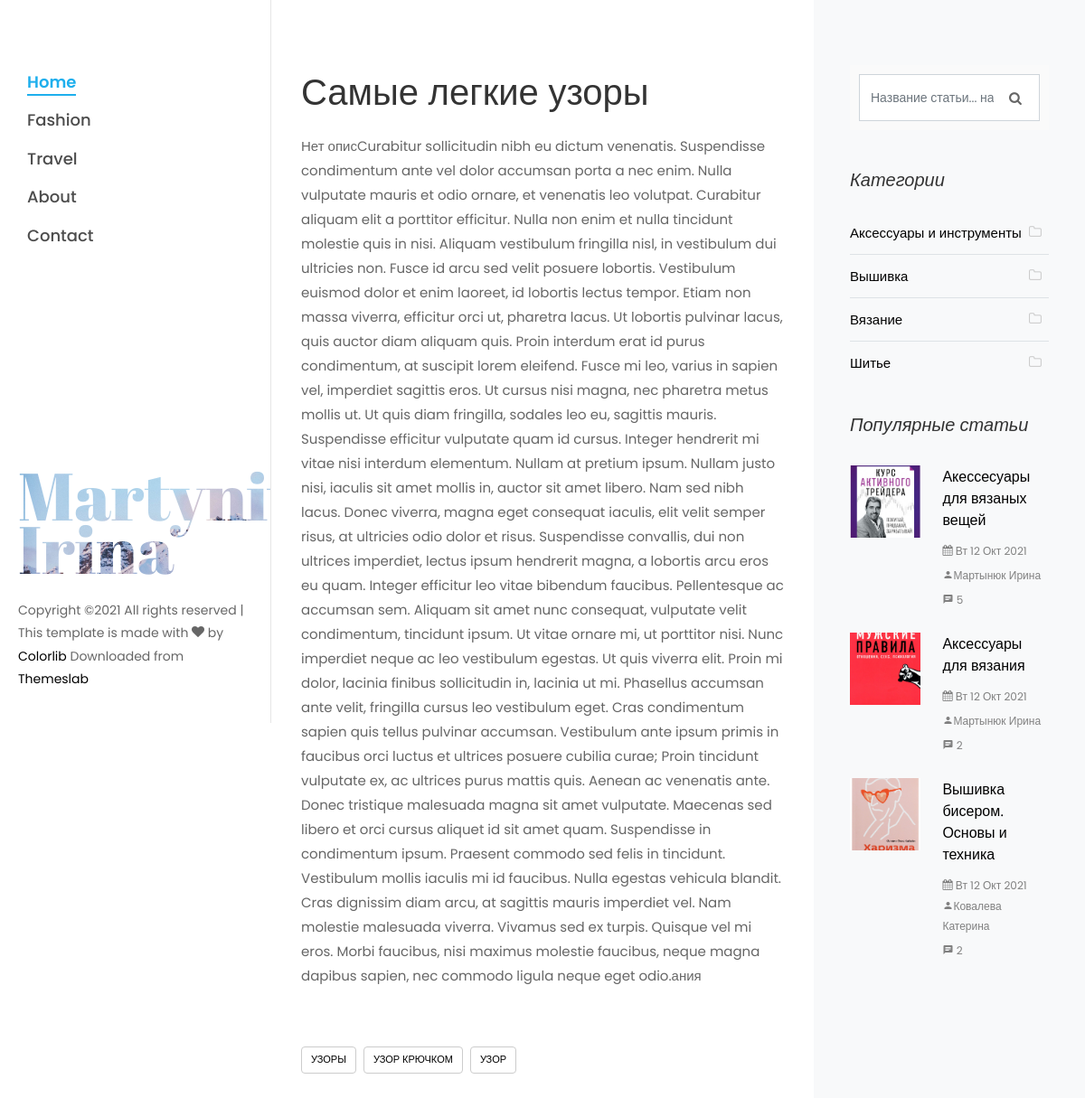
Page /samye-legkie-uzory/ (upper part) on the earlier database version.
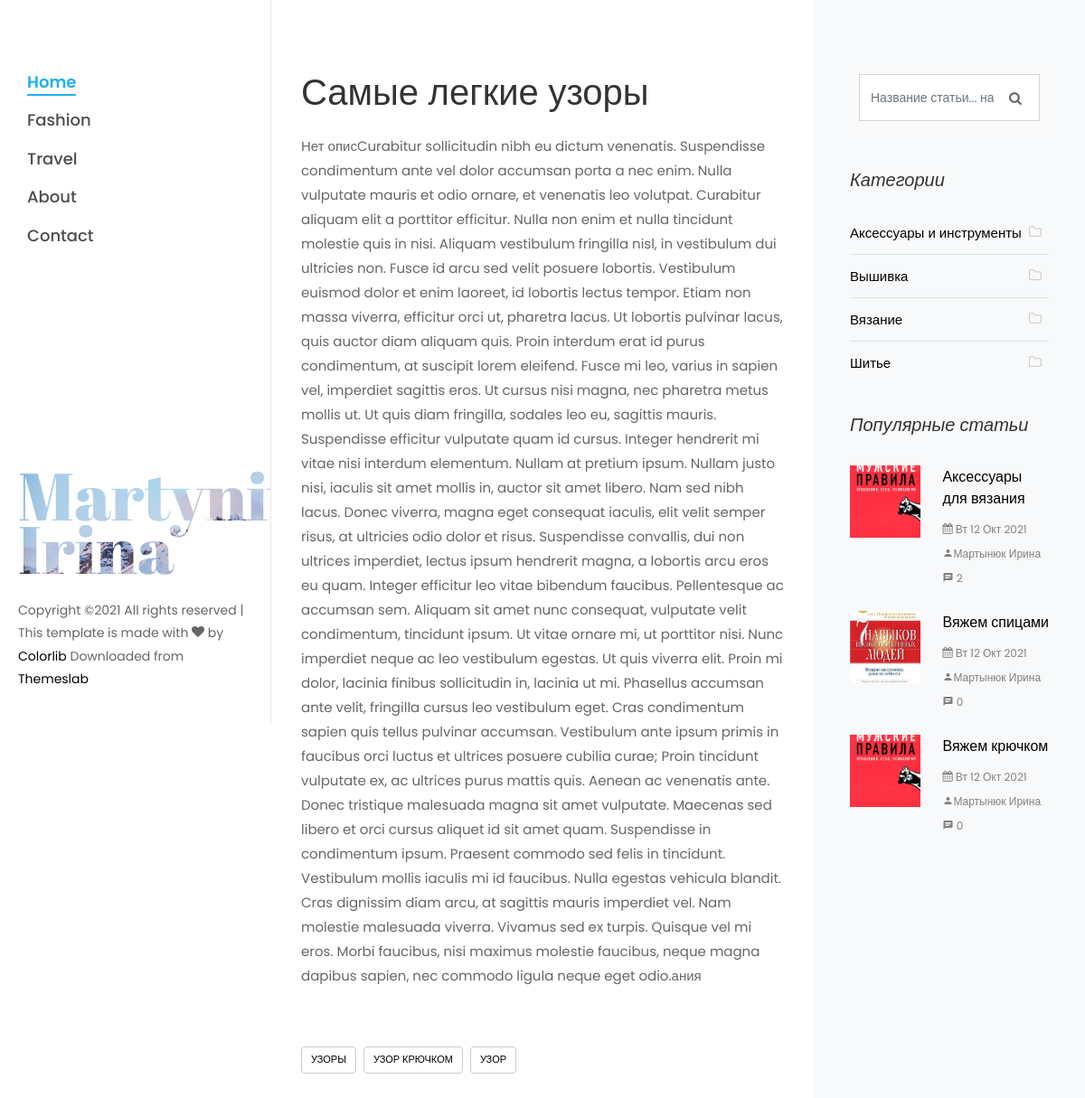
Same page on the later database version.
### blog_app/models.py (models this page shows, shortened)
class Category(models.Model):
    name = models.CharField(max_length=150, blank=False, db_index=True, verbose_name='Наименование')
    slug = models.SlugField(max_length=150, unique=True, blank=False, db_index=True)
    created_at = models.DateTimeField(auto_now_add=True, verbose_name='Дата создания')
    updated_at = models.DateTimeField(auto_now=True, verbose_name='Дата обновления')
    class Meta:
        ordering = ('name',)
        verbose_name = 'Категория'
        verbose_name_plural = 'Категории'
    def get_absolute_url(self):
        return reverse('article_category_list', kwargs={'slug': self.slug})

class Article(models.Model):
    title = models.CharField(max_length=256, blank=False, verbose_name='Название')
    category = models.ForeignKey('Category', on_delete=models.CASCADE, verbose_name='Категория')
    slug = models.SlugField(max_length=256, db_index=True)
    short_content = models.TextField(verbose_name='Краткое описание', max_length=300, default='Нет описания')
    content = models.TextField(blank=True, default='Нет описания', verbose_name='Текст статьи')
    created_at = models.DateTimeField(auto_now_add=True, verbose_name='Дата публикации')
    updated_at = models.DateTimeField(auto_now=True, verbose_name='Дата обновления')
    image = models.ImageField(upload_to='blog_images/%Y/%m/%d', verbose_name='Изображение', blank=True)
    draft = models.BooleanField(verbose_name='Черновик', default=False)
    author = models.CharField(verbose_name='Автор', blank=False, max_length=150)
    tags = TaggableManager()
    class Meta:
        ordering = ('-created_at',)
        verbose_name = 'Статья'
        verbose_name_plural = 'Статьи'
    def get_absolute_url(self):
        return reverse('article_detail', kwargs={'slug': self.slug})
    def get_review(self):
        return self.reviews_set.filter(parent__isnull=True)  # вернет только родительские отзывы статьи

### blog_app/views.py (the view)
# urls.py: path('<slug:slug>/', views.ArticleDetailView.as_view(), name="article_detail"),
class ArticleDetailView(DetailView):
    model = Article
    slug_field = 'slug'
    template_name = 'blog_detail.html'

### email_contact/forms.py
class ContactForm(forms.ModelForm):
    class Meta:
        model = Contact
        fields = ('email', )
        widgets = {
            'email': forms.TextInput(
                attrs={
                    'class': 'form-control',
                    'placeholder': 'Введите Ваш email'
                }
            )
        }
        labels = {
            'email': ''
        }

### blog_app/templatetags/article_tag.py (called while the page is built)
@register.simple_tag()
def get_categories():
    return Category.objects.all()

@register.simple_tag()
def get_tags():
    return Tag.objects.all()

@register.simple_tag()
def get_archives():
    return Article.objects.dates('created_at', 'month', order='DESC')

@register.inclusion_tag('tags/popular_articles.html')
def get_popular_articles(count=None):
    popular_articles = Article.objects.annotate(
        num_comments=Count('reviews')
    ).order_by('-num_comments').filter(draft=False)[:count]
    return {
        'popular_articles': popular_articles
    }

### email_contact/templatetags/contact_tags.py (called while the page is built)
@register.inclusion_tag("contact/tags/form.html")
def contact_form():
    return {'contact_form': ContactForm()}

### templates/blog_detail.html (shortened to what this page needs)
{% extends 'partials/base.html' %}
{% block content %}
    <div class="col-lg-8 px-md-5 py-5">
        <div class="row pt-md-4">
            <h1 class="mb-3">{{ article.title }}</h1>
            <p>{{ article.content|safe }}</p>
            <div class="tag-widget post-tag-container mb-5 mt-5">
                {% with article.tags.all as tags %}
                    <div class="tagcloud">
                        {% for tag in tags %}
                            <a href="{% url 'tags_list' tag.slug %}" class="tag-cloud-link">{{ tag.name }}</a>
                        {% endfor %}
                    </div>
                {% endwith %}
            </div>
        </div>
    </div>
{% endblock %}

### templates/partials/sidebar.html (shortened to what this page needs)
{% load article_tag %}
{% load contact_tags %}
<div class="col-xl-4 sidebar ftco-animate bg-light pt-5">
    <div class="sidebar-box pt-md-4">
        <form action="{% url 'search' %}" method="get" class="search-form">
            <div class="form-group">
                <span class="icon icon-search"></span>
                <input type="text" class="form-control" placeholder="Название статьи... нажмите Enter"
                       name="search_query">
            </div>
        </form>
    </div>
    <div class="sidebar-box ftco-animate">
        <h3 class="sidebar-heading">Категории</h3>
        <ul class="categories">
            {% get_categories as categories %}
            {% for category in categories %}
                <li class="colorlib-active"><a href="{{ category.get_absolute_url }}">{{ category.name }}<span><i
                        class="icon-folder-o mr-2"></i></span></a></li>
            {% endfor %}
        </ul>
    </div>
    {% get_popular_articles count=3 %}
</div>

### templates/tags/popular_articles.html
<div class="sidebar-box ftco-animate">
    <h3 class="sidebar-heading">Популярные статьи</h3>
    {% for popular in popular_articles %}
        <div class="block-21 mb-4 d-flex">
            <a class="blog-img mr-4" style="background-image: url({{ popular.image.url }});"></a>
            <div class="text">
                <h3 class="heading"><a href="{{ popular.get_absolute_url }}">{{ popular.title }}</a>
                </h3>
                <div class="meta">
                    <div><a href="#"><span class="icon-calendar"></span> {{ popular.created_at|date:"D d M Y" }}</a></div>
                    <div><a href="#"><span class="icon-person"></span>{{ popular.author }}</a></div>
                    <div><a href="#"><span class="icon-chat"></span> {{ popular.reviews_set.count }}</a></div>
                </div>
            </div>
        </div>
        {% empty %}
        <h4>Список популярных статей пуст</h4>
    {% endfor %}
</div>

Differences in the rows shown:
no longer on this page (row edited): Article: image (picture), title "Акессесуары для вязаных вещей", created_at "Вт 12 Окт 2021", author "Мартынюк Ирина", reviews_set.count "5"
no longer on this page (row edited): Article: image (picture), title "Вышивка бисером. Основы и техника", created_at "Вт 12 Окт 2021", author "Ковалева Катерина", reviews_set.count "2"
now on this page (row edited): Article: image (picture), title "Вяжем спицами", created_at "Вт 12 Окт 2021", author "Мартынюк Ирина", reviews_set.count "0"
now on this page (row edited): Article: image (picture), title "Вяжем крючком", created_at "Вт 12 Окт 2021", author "Мартынюк Ирина", reviews_set.count "0"
